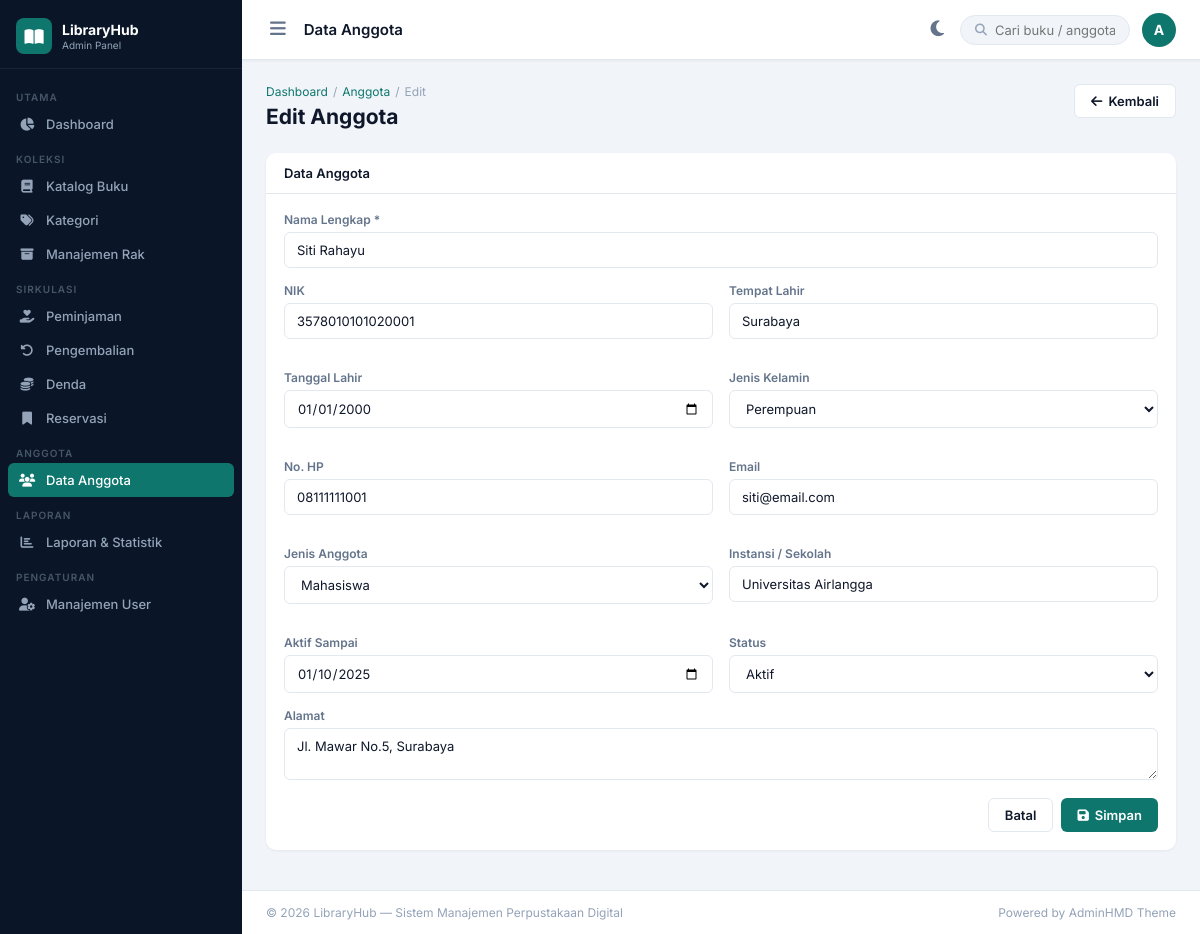
Page /pages/anggota.php?aksi=edit&id=1 (signed in) on the committed database.
### tables this page shows
CREATE TABLE anggota (
    id INT AUTO_INCREMENT PRIMARY KEY,
    no_anggota VARCHAR(20) NOT NULL UNIQUE,
    user_id INT,
    nama VARCHAR(100) NOT NULL,
    nik VARCHAR(20),
    tempat_lahir VARCHAR(50),
    tgl_lahir DATE,
    jenis_kelamin ENUM('L','P'),
    alamat TEXT,
    no_hp VARCHAR(20),
    email VARCHAR(100),
    jenis_anggota ENUM('siswa','mahasiswa','umum','guru','dosen') DEFAULT 'umum',
    instansi VARCHAR(100),
    tgl_daftar DATE DEFAULT (CURDATE()),
    tgl_aktif_sampai DATE,
    foto VARCHAR(255),
    status ENUM('aktif','nonaktif','ditangguhkan') DEFAULT 'aktif',
    created_at TIMESTAMP DEFAULT CURRENT_TIMESTAMP,
    FOREIGN KEY (user_id) REFERENCES users(id) ON DELETE SET NULL
);

### includes/auth.php (called while the page is built, shortened)
<?php
function e(mixed $s): string { return htmlspecialchars((string)$s, ENT_QUOTES, 'UTF-8'); }

### pages/anggota.php (the view, shortened to what this page needs)
<?php
require_once __DIR__.'/../includes/header.php';
$db=getDB();
$aksi=$_GET['aksi']??'list'; $id=(int)($_GET['id']??0);
if($aksi==='tambah'||$aksi==='edit'){
    $fd=[]; if($aksi==='edit'&&$id){$s=$db->prepare("SELECT * FROM anggota WHERE id=?");$s->execute([$id]);$fd=$s->fetch()?:[];}
?>
<div class="page-header">
  <div><div class="breadcrumb"><a href="../index.php">Dashboard</a><span class="sep">/</span><a href="anggota.php">Anggota</a><span class="sep">/</span> <?=$aksi==='edit'?'Edit':'Tambah'?></div>
  <h1 class="page-title"><?=$aksi==='edit'?'Edit':'Tambah'?> Anggota</h1></div>
  <a href="anggota.php" class="btn btn-outline"><i class="fas fa-arrow-left"></i> Kembali</a>
</div>
<form method="POST">
  <div class="sc"><div class="sc-head"><h4>Data Anggota</h4></div><div class="sc-body">
    <div class="form-group"><label class="form-label">Nama Lengkap *</label><input type="text" name="nama" class="form-control" value="<?=e($fd['nama']??'')?>" required/></div>
    <div class="form-grid">
      <div class="form-group"><label class="form-label">NIK</label><input type="text" name="nik" class="form-control" value="<?=e($fd['nik']??'')?>"/></div>
      <div class="form-group"><label class="form-label">Tempat Lahir</label><input type="text" name="tempat_lahir" class="form-control" value="<?=e($fd['tempat_lahir']??'')?>"/></div>
      <div class="form-group"><label class="form-label">Tanggal Lahir</label><input type="date" name="tgl_lahir" class="form-control" value="<?=e($fd['tgl_lahir']??'')?>"/></div>
      <div class="form-group"><label class="form-label">Jenis Kelamin</label>
        <select name="jenis_kelamin" class="form-control"><option value="P" <?=($fd['jenis_kelamin']??'')==='P'?'selected':''?>>Perempuan</option></select>
      </div>
      <div class="form-group"><label class="form-label">No. HP</label><input type="text" name="no_hp" class="form-control" value="<?=e($fd['no_hp']??'')?>"/></div>
      <div class="form-group"><label class="form-label">Email</label><input type="email" name="email" class="form-control" value="<?=e($fd['email']??'')?>"/></div>
      <div class="form-group"><label class="form-label">Jenis Anggota</label>
        <select name="jenis_anggota" class="form-control">
          <?php foreach(['siswa','mahasiswa','umum','guru','dosen'] as $j): ?><option value="<?=$j?>" <?=($fd['jenis_anggota']??'')===$j?'selected':''?>><?=ucfirst($j)?></option><?php endforeach; ?>
        </select>
      </div>
      <div class="form-group"><label class="form-label">Instansi / Sekolah</label><input type="text" name="instansi" class="form-control" value="<?=e($fd['instansi']??'')?>"/></div>
      <div class="form-group"><label class="form-label">Aktif Sampai</label><input type="date" name="tgl_aktif_sampai" class="form-control" value="<?=e($fd['tgl_aktif_sampai']??date('Y-m-d',strtotime('+1 year')))?>"/></div>
      <div class="form-group"><label class="form-label">Status</label>
        <select name="status" class="form-control"><option value="aktif" <?=($fd['status']??'')==='aktif'?'selected':''?>>Aktif</option></select>
      </div>
    </div>
    <div class="form-group"><label class="form-label">Alamat</label><textarea name="alamat" class="form-control" rows="2"><?=e($fd['alamat']??'')?></textarea></div>
    <div style="display:flex;justify-content:flex-end;gap:8px"><a href="anggota.php" class="btn btn-outline">Batal</a><button type="submit" class="btn btn-primary"><i class="fas fa-save"></i> Simpan</button></div>
  </div></div>
</form>
<?php require_once __DIR__.'/../includes/footer.php'; exit; }
?>
<?php require_once __DIR__.'/../includes/footer.php'; ?>

### assets/css/style.css (style rules this page uses)
*, *::before, *::after { box-sizing: border-box; margin: 0; padding: 0; }
:root { --primary: #0f766e; --primary-light: #14b8a6; --primary-dark: #0d5c57; --sidebar-bg: #0a1628; --sidebar-hover: #112240; --sidebar-active: #0f766e; --sidebar-text: #94a3b8; --sidebar-dim: #475569; --bg: #f1f5f9; --card: #fff; --topbar: #fff; --text: #0f172a; --text2: #64748b; --muted: #94a3b8; --border: #e2e8f0; --shadow: 0 1px 3px rgba(0, 0, 0, 0.06); --shadow-md: 0 4px 12px rgba(0, 0, 0, 0.08); --sidebar-w: 242px; --topbar-h: 60px; --r: 10px; --r-sm: 6px; }
html { font-size: 14px; }
body { font-family: "Inter", sans-serif; background: var(--bg); color: var(--text); display: flex; min-height: 100vh; overflow-x: hidden; }
.page-header { display: flex; align-items: flex-start; justify-content: space-between; margin-bottom: 24px; gap: 12px; flex-wrap: wrap; }
.page-title { font-size: 21px; font-weight: 700; }
.breadcrumb { display: flex; align-items: center; gap: 5px; font-size: 12px; color: var(--muted); margin-bottom: 5px; }
.breadcrumb a { color: var(--primary); text-decoration: none; }
.breadcrumb .sep { color: var(--muted); }
.btn { display: inline-flex; align-items: center; gap: 6px; padding: 8px 16px; border-radius: var(--r-sm); font-size: 13px; font-weight: 600; cursor: pointer; border: none; transition: all 0.15s; text-decoration: none; font-family: inherit; }
.btn-primary { background: var(--primary); color: #fff; }
.btn-outline { background: var(--card); color: var(--text); border: 1px solid var(--border); }
.form-group { margin-bottom: 15px; }
.form-label { display: block; font-size: 12px; font-weight: 600; color: var(--text2); margin-bottom: 5px; }
.form-control { width: 100%; padding: 9px 12px; border: 1px solid var(--border); border-radius: var(--r-sm); font-size: 13px; color: var(--text); background: var(--card); outline: none; transition: border-color 0.15s, box-shadow 0.15s; font-family: inherit; }
.form-grid { display: grid; grid-template-columns: 1fr 1fr; gap: 16px; }
.sc { background: var(--card); border-radius: var(--r); box-shadow: var(--shadow); margin-bottom: 16px; }
.sc-head { padding: 12px 18px; border-bottom: 1px solid var(--border); }
.sc-head h4 { font-size: 13px; font-weight: 600; }
.sc-body { padding: 18px; }

### rows in the picture
anggota: nama "Siti Rahayu", nik "3578010101020001", tempat_lahir "Surabaya", tgl_lahir "01/01/2000", jenis_kelamin "Perempuan", no_hp "08111111001", email "siti@email.com", jenis_anggota "Mahasiswa", instansi "Universitas Airlangga", tgl_aktif_sampai "01/10/2025", status "Aktif", alamat "Jl. Mawar No.5, Surabaya"

### other values in the picture
$user['role'] "Admin"
$pageTitle "Data Anggota"
substr($user['nama'],0,1) "A"
